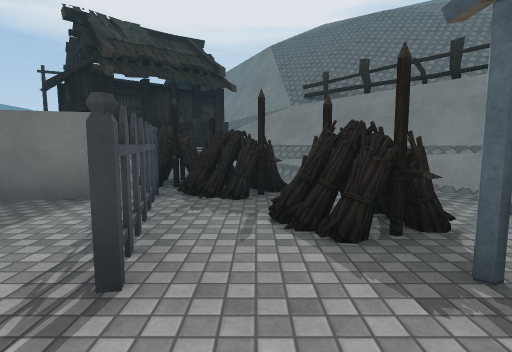
View 1 (above)

13 first-person views from a walk through a 3-D level made in the Unity game engine. The camera is 1.3 m above the floor, tilts 6° down and sees 80° across. The floor is counted in squares, 2 m on a side. Each view is taken from the middle of a square. On the plan, view 1 faces up. The plan holds only what a view shows up to about 10 squares ahead; the rest is blank. The place goes on beyond the plan. Some surface patterns are stand-ins.

View 2
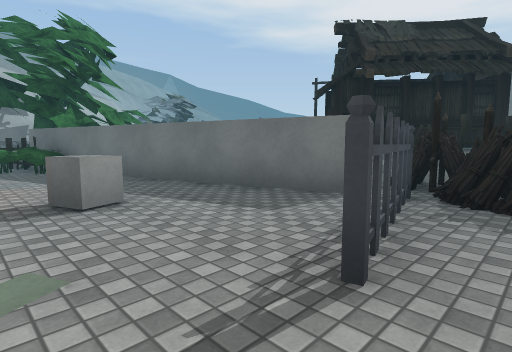

View 3
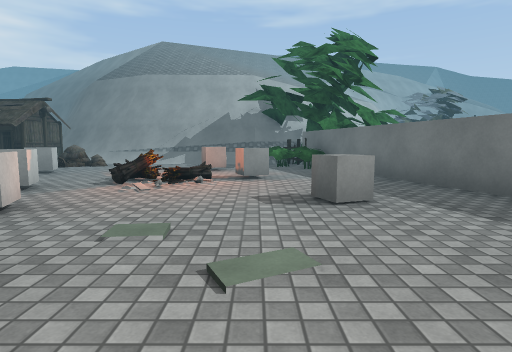

View 4
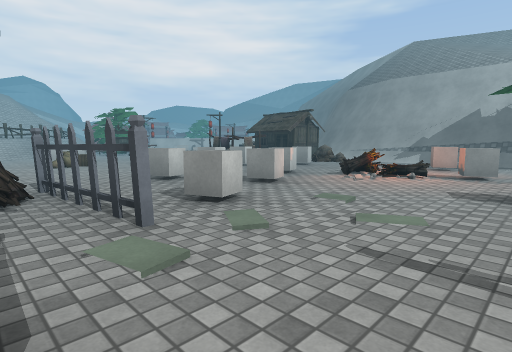

View 5
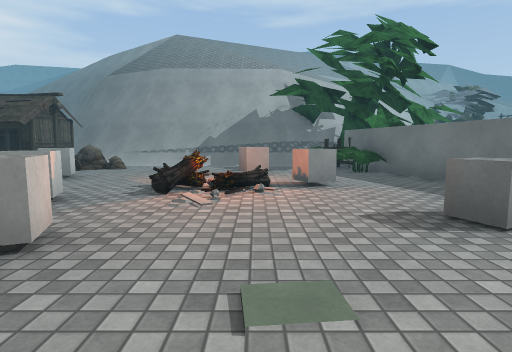

View 6
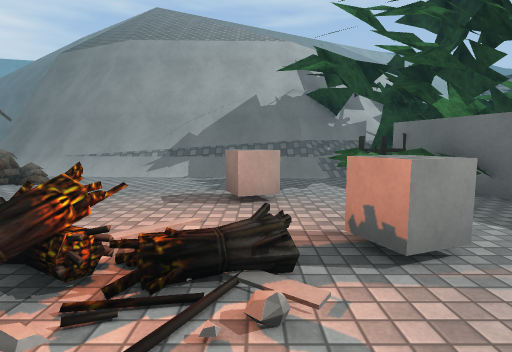

View 7
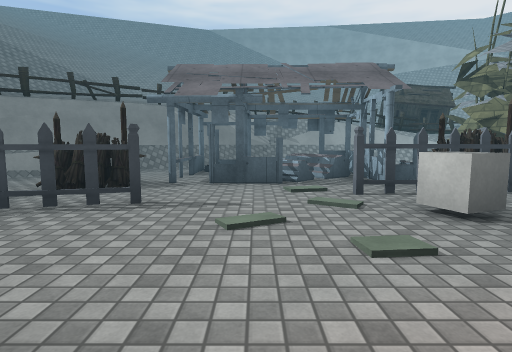

View 8
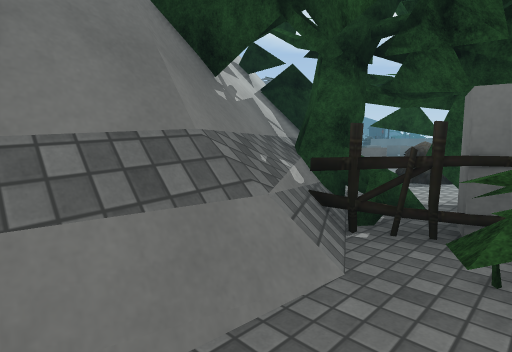

View 9
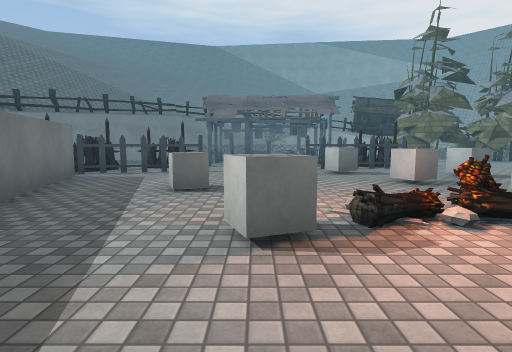

View 10
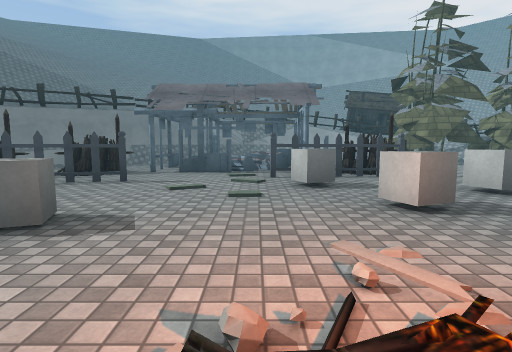

View 11
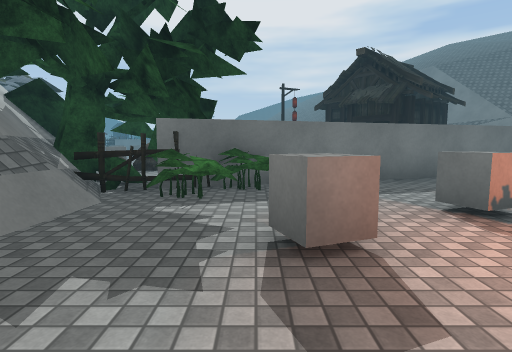

View 12
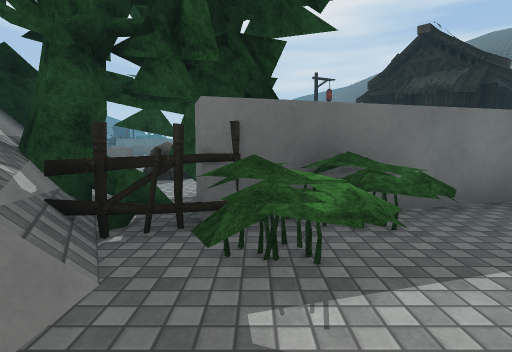

View 13
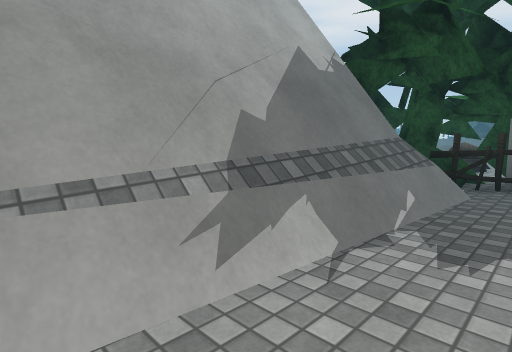

### Floor plan
Points are (right, up) in squares from view 1. A wall is a line through its corners. A room is listed if a view was taken in it or the views show most of it. See-through windows are left out.
Room 1 (views 1, 2, 3, 4, 5, 6, 7, 8, 9, 10, 11, 12, 13)
walls: (-1.8, 3.7) (-9.4, 1.4) (-9.6, 1.9); (1, -0.6) (1, 0.8); (2.3, 0.1) (2.3, 0.9); (3.4, 1.3) (1.2, 1.4); (-9.6, 2.8) (-10.1, 2.9); (-10.5, -0.2) (-10.7, -4.5); (3.6, 4.2) (0.3, 7.3); (2.9, 5.2) (0.7, 7.6); (-0.3, 7.8) (-3, 6.5); (-11.5, 1) (-10.7, -0.2) (-10.8, -1.9); (-11.6, 0.7) (-11.1, -0.1); (-0.9, 8.6) (-2.9, 6.9); (-11.7, 1.8) (-11.1, 0.5); (-12.2, 3.3) (-10.6, 0.1)
low walls: (1.6, -1.1) (1, -0.6); (-9.8, 0.3) (-10.2, -4.6); (3, 3.9) (2.5, 4.3); (-10.1, -1.5) (-10.4, -4.6); (3.1, 4.1) (1.9, 5.1); (-10.8, 0.4) (-10.5, -0.2); (-10.4, -3.5) (-10.5, -4.5)
objects: other object (-10, 1); plant (-9, 1); cube (-8, -1); plant (-8, 1); other object (-7, -4); other object (-6, -2) to (-5, -2); cube (-6, 0); cube (-4, -4) to (-4, -3); cube (-4, 1); cube (-3, -3); cube (-2, -4); other object (-2, 5) to (-1, 6); cube (-1, -2); other object (-1, 2) to (-1, 4); other object (0, -4) to (0, -2); other object (0, 4) to (0, 5); other object (1, -4) to (1, -3); other object (1, 2) to (1, 3)

Where each view was taken, in squares from view 1:
view 1: 0 up, 0 right, facing up
view 2: 0 up, 0 right, facing up-left
view 3: 0 up, 0 right, facing left
view 4: 1 up, 1 right, facing down-left
view 5: 1 down, 1 left, facing left
view 6: 1 down, 4 left, facing left
view 7: 0 up, 4 left, facing right
view 8: 1 down, 9 left, facing up-left
view 9: 0 up, 8 left, facing right
view 10: 1 down, 6 left, facing right
view 11: 3 down, 8 left, facing up
view 12: 1 down, 9 left, facing up
view 13: 4 down, 9 left, facing up-left
